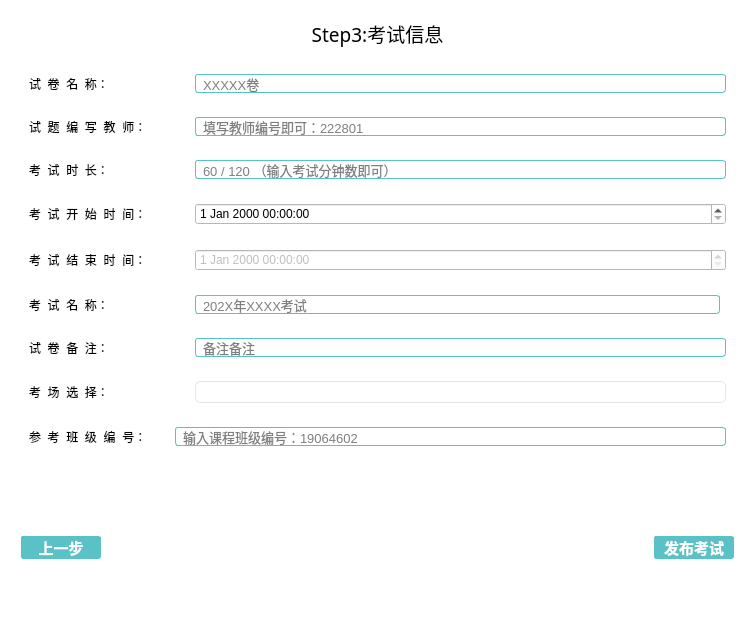
<?xml version="1.0" encoding="UTF-8"?>
<ui version="4.0">
 <class>FormCreateExam</class>
 <widget class="QWidget" name="FormCreateExam">
  <property name="geometry">
   <rect>
    <x>0</x>
    <y>0</y>
    <width>755</width>
    <height>618</height>
   </rect>
  </property>
  <property name="font">
   <font>
    <weight>75</weight>
    <bold>true</bold>
   </font>
  </property>
  <property name="windowTitle">
   <string>Form</string>
  </property>
  <property name="styleSheet">
   <string notr="true">QWidget
{
	background-color: rgb(255, 255, 255);
}

QToolButton
{
	border:none;
}

QToolButton:hover
{
	color:#72bbff;
	font: 75 12pt &quot;微软雅黑&quot;;
}

/* lineedit*/
QLineEdit {
border: 1px solid rgb(90,194,198); /* 边框宽度为1px，颜色为#A0A0A0 */
border-radius: 3px; /* 边框圆角 */
padding-left: 5px; /* 文本距离左边界有5px */
background-color: #FFFFFF; /* 背景颜色 */
color: #000000; /* 文本颜色 */
selection-background-color: #A0A0A0; /* 选中文本的背景颜色 */
selection-color: #F2F2F2; /* 选中文本的颜色 */
font-family: &quot;Microsoft YaHei&quot;; /* 文本字体族 */
font-size: 10pt; /* 文本字体大小 */
}

QLineEdit:hover { /* 鼠标悬浮在QLineEdit时的状态 */
border: 1px solid #298DFF;
border-radius: 3px;
background-color: #F2F2F2;
color: #298DFF;
selection-background-color: #298DFF;
selection-color: #F2F2F2;
}

QLineEdit[echoMode=&quot;2&quot;] { /* QLineEdit有输入掩码时的状态 */
lineedit-password-character: 9679;
lineedit-password-mask-delay: 2000;
}

QLineEdit:disabled { /* QLineEdit在禁用时的状态 */
border: 1px solid #CDCDCD;
background-color: #CDCDCD;
color: #B4B4B4;
}

QLineEdit:read-only { /* QLineEdit在只读时的状态 */
background-color: #CDCDCD;
color: #F2F2F2;
}

QPushButton {
border: 0.5px solid white;
border-radius: 3px;
background-color: #909090;
min-width: 80px;
font-family: &quot;Microsoft YaHei&quot;;
font-size:11pt;
font-weight: bold;
color:white;
}

QPushButton:enabled
{
border: 0.5px solid white;
border-radius: 3px;
background-color: rgb(90,194,198);
min-width: 80px;
font-family: &quot;Microsoft YaHei&quot;;
font-size:11pt;
font-weight: bold;
color:white;
}

QPushButton:hover {
border: 0.5px solid white;
border-radius: 3px;
background-color: #1fab89;
min-width: 80px;
font-family: &quot;Microsoft YaHei&quot;;
font-size:10pt;
font-weight: bold;
color:white;
}


QComboBox{
	font: 75 11pt &quot;微软雅黑&quot;;
color:#666666;
font-size:14px;
padding: 1px 15px 1px 3px;
border:1px solid rgba(228,228,228,1);
border-radius:5px 5px 0px 0px;
}

QComboBox::drop-down {
font: 75 11pt &quot;微软雅黑&quot;;
subcontrol-origin: padding;
subcontrol-position: top right;
width: 15px;
border:none;
}

QComboBox::down-arrow {
image: url(:/res/icon/dateDown.png);
}

QComboBox QAbstractItemView{
font: 75 11pt &quot;微软雅黑&quot;;
background:rgba(255,255,255,1);
border:1px solid rgba(228,228,228,1);
border-radius:0px 0px 5px 5px;
font-size:14px;
outline: 0px;  /*去虚线*/
}

QComboBox QAbstractItemView::item{
font: 75 11pt &quot;微软雅黑&quot;;
height:36px;
color:#666666;
padding-left:9px;
background-color:#FFFFFF;
}

QComboBox QAbstractItemView::item:hover{ /*悬浮*/
font: 75 11pt &quot;微软雅黑&quot;;
background-color:#409CE1;
color:#ffffff;
}

QComboBox QAbstractItemView::item:selected{ /*选中*/
font: 75 11pt &quot;微软雅黑&quot;;
background-color:#409CE1;
color:#ffffff;
}
QComboBox:on {
font: 75 11pt &quot;微软雅黑&quot;;
padding-top: 3px;
padding-left: 4px;
}
QComboBox::down-arrow:on {
font: 75 11pt &quot;微软雅黑&quot;;
top: 1px;
left: 1px;
}


QScrollBar::vertical {
background:transparent;
width:8px;
border:0px;
}

QScrollBar::handle:vertical {
background:#3E75FF;
width:8px;
}

QScrollBar::add-line:vertical {
background:none;
border:none;
}

QScrollBar::sub-line:vertical {
background:none;
border:none;
}

QScrollBar::add-page:vertical {
background:transparent;
border:none;
}

QScrollBar::sub-page:vertical {
background:transparent;
border:none;
}

QLabel
{
	color: rgb(0, 0, 0);
	font: 75 10pt &quot;微软雅黑&quot;;
}

#labelStep1,#labelStep2,#labelStep3,#labelStep4{
	
	font: 75 14pt &quot;微软雅黑&quot;;
}</string>
  </property>
  <layout class="QGridLayout" name="gridLayout_6">
   <item row="0" column="0">
    <widget class="QStackedWidget" name="stackedWidget">
     <property name="currentIndex">
      <number>2</number>
     </property>
     <widget class="QWidget" name="pageStep1">
      <layout class="QGridLayout" name="gridLayout_12">
       <property name="leftMargin">
        <number>0</number>
       </property>
       <property name="topMargin">
        <number>0</number>
       </property>
       <property name="rightMargin">
        <number>0</number>
       </property>
       <property name="bottomMargin">
        <number>0</number>
       </property>
       <property name="spacing">
        <number>0</number>
       </property>
       <item row="0" column="0">
        <widget class="QWidget" name="widget_6" native="true">
         <property name="maximumSize">
          <size>
           <width>16777215</width>
           <height>45</height>
          </size>
         </property>
         <layout class="QGridLayout" name="gridLayout">
          <item row="0" column="0">
           <widget class="QLabel" name="labelStep1">
            <property name="font">
             <font>
              <family>微软雅黑</family>
              <pointsize>14</pointsize>
              <weight>9</weight>
              <italic>false</italic>
              <bold>false</bold>
             </font>
            </property>
            <property name="text">
             <string>Step1:上传试题</string>
            </property>
            <property name="alignment">
             <set>Qt::AlignCenter</set>
            </property>
           </widget>
          </item>
         </layout>
        </widget>
       </item>
       <item row="1" column="0">
        <widget class="QWidget" name="widgetDownload" native="true">
         <layout class="QHBoxLayout" name="horizontalLayout_9">
          <item>
           <widget class="QToolButton" name="tBtnTxtDownload">
            <property name="font">
             <font>
              <family>微软雅黑</family>
              <pointsize>12</pointsize>
              <weight>75</weight>
              <bold>true</bold>
             </font>
            </property>
            <property name="layoutDirection">
             <enum>Qt::LeftToRight</enum>
            </property>
            <property name="text">
             <string>下载txt模板</string>
            </property>
            <property name="icon">
             <iconset resource="../icon.qrc">
              <normaloff>:/res/icon/txt.png</normaloff>:/res/icon/txt.png</iconset>
            </property>
            <property name="iconSize">
             <size>
              <width>64</width>
              <height>64</height>
             </size>
            </property>
            <property name="toolButtonStyle">
             <enum>Qt::ToolButtonTextUnderIcon</enum>
            </property>
           </widget>
          </item>
          <item>
           <widget class="QToolButton" name="tBtnExcelDownload">
            <property name="font">
             <font>
              <family>微软雅黑</family>
              <pointsize>12</pointsize>
              <weight>75</weight>
              <bold>true</bold>
             </font>
            </property>
            <property name="layoutDirection">
             <enum>Qt::LeftToRight</enum>
            </property>
            <property name="text">
             <string>下载excel模板</string>
            </property>
            <property name="icon">
             <iconset resource="../icon.qrc">
              <normaloff>:/res/icon/excel.png</normaloff>:/res/icon/excel.png</iconset>
            </property>
            <property name="iconSize">
             <size>
              <width>64</width>
              <height>64</height>
             </size>
            </property>
            <property name="toolButtonStyle">
             <enum>Qt::ToolButtonTextUnderIcon</enum>
            </property>
           </widget>
          </item>
         </layout>
        </widget>
       </item>
       <item row="2" column="0">
        <widget class="QWidget" name="widgetUpload" native="true">
         <layout class="QGridLayout" name="gridLayout_11">
          <item row="0" column="0">
           <widget class="QFrame" name="frame">
            <property name="frameShape">
             <enum>QFrame::StyledPanel</enum>
            </property>
            <property name="frameShadow">
             <enum>QFrame::Raised</enum>
            </property>
            <layout class="QGridLayout" name="gridLayout_2">
             <property name="leftMargin">
              <number>0</number>
             </property>
             <property name="topMargin">
              <number>0</number>
             </property>
             <property name="rightMargin">
              <number>0</number>
             </property>
             <property name="bottomMargin">
              <number>0</number>
             </property>
             <property name="spacing">
              <number>0</number>
             </property>
             <item row="0" column="0">
              <widget class="QToolButton" name="tBtnUpload">
               <property name="font">
                <font>
                 <family>微软雅黑</family>
                 <pointsize>12</pointsize>
                 <weight>75</weight>
                 <bold>true</bold>
                </font>
               </property>
               <property name="layoutDirection">
                <enum>Qt::LeftToRight</enum>
               </property>
               <property name="text">
                <string>  导入试题</string>
               </property>
               <property name="icon">
                <iconset resource="../icon.qrc">
                 <normaloff>:/res/icon/upload.png</normaloff>:/res/icon/upload.png</iconset>
               </property>
               <property name="iconSize">
                <size>
                 <width>32</width>
                 <height>32</height>
                </size>
               </property>
               <property name="toolButtonStyle">
                <enum>Qt::ToolButtonTextBesideIcon</enum>
               </property>
              </widget>
             </item>
            </layout>
           </widget>
          </item>
          <item row="1" column="0">
           <widget class="QLabel" name="label_9">
            <property name="maximumSize">
             <size>
              <width>16777215</width>
              <height>30</height>
             </size>
            </property>
            <property name="text">
             <string>使用excel导入较慢需要等待一段时间</string>
            </property>
            <property name="alignment">
             <set>Qt::AlignCenter</set>
            </property>
           </widget>
          </item>
         </layout>
        </widget>
       </item>
       <item row="3" column="0">
        <widget class="QWidget" name="widget" native="true">
         <property name="maximumSize">
          <size>
           <width>16777215</width>
           <height>50</height>
          </size>
         </property>
         <layout class="QGridLayout" name="gridLayout_10">
          <item row="0" column="1">
           <widget class="QPushButton" name="btnNext">
            <property name="enabled">
             <bool>false</bool>
            </property>
            <property name="text">
             <string>下一步</string>
            </property>
           </widget>
          </item>
          <item row="0" column="0">
           <spacer name="horizontalSpacer">
            <property name="orientation">
             <enum>Qt::Horizontal</enum>
            </property>
            <property name="sizeHint" stdset="0">
             <size>
              <width>40</width>
              <height>20</height>
             </size>
            </property>
           </spacer>
          </item>
         </layout>
        </widget>
       </item>
      </layout>
     </widget>
     <widget class="QWidget" name="pageStep2">
      <layout class="QGridLayout" name="gridLayout_14">
       <property name="leftMargin">
        <number>0</number>
       </property>
       <property name="topMargin">
        <number>0</number>
       </property>
       <property name="rightMargin">
        <number>0</number>
       </property>
       <property name="bottomMargin">
        <number>0</number>
       </property>
       <property name="spacing">
        <number>0</number>
       </property>
       <item row="0" column="0">
        <widget class="QWidget" name="widget_7" native="true">
         <property name="maximumSize">
          <size>
           <width>16777215</width>
           <height>45</height>
          </size>
         </property>
         <layout class="QGridLayout" name="gridLayout_4">
          <item row="0" column="0">
           <widget class="QLabel" name="labelStep2">
            <property name="font">
             <font>
              <family>微软雅黑</family>
              <pointsize>14</pointsize>
              <weight>9</weight>
              <italic>false</italic>
              <bold>false</bold>
             </font>
            </property>
            <property name="text">
             <string>Step2:试题预览</string>
            </property>
            <property name="alignment">
             <set>Qt::AlignCenter</set>
            </property>
           </widget>
          </item>
         </layout>
        </widget>
       </item>
       <item row="1" column="0">
        <widget class="QWidget" name="widget_3" native="true">
         <layout class="QGridLayout" name="gridLayout_7">
          <property name="leftMargin">
           <number>0</number>
          </property>
          <property name="topMargin">
           <number>0</number>
          </property>
          <property name="rightMargin">
           <number>0</number>
          </property>
          <property name="bottomMargin">
           <number>0</number>
          </property>
          <property name="spacing">
           <number>0</number>
          </property>
          <item row="0" column="0">
           <widget class="QSplitter" name="splitter">
            <property name="orientation">
             <enum>Qt::Horizontal</enum>
            </property>
            <widget class="QTreeWidget" name="treeWidget">
             <property name="maximumSize">
              <size>
               <width>200</width>
               <height>16777215</height>
              </size>
             </property>
             <column>
              <property name="text">
               <string>试题列表</string>
              </property>
              <property name="icon">
               <iconset resource="../icon.qrc">
                <normaloff>:/res/icon/dir.png</normaloff>:/res/icon/dir.png</iconset>
              </property>
             </column>
            </widget>
            <widget class="QWidget" name="widgetPreview" native="true">
             <widget class="QFrame" name="frame_2">
              <property name="geometry">
               <rect>
                <x>10</x>
                <y>20</y>
                <width>371</width>
                <height>231</height>
               </rect>
              </property>
              <property name="maximumSize">
               <size>
                <width>16777215</width>
                <height>500</height>
               </size>
              </property>
              <property name="frameShape">
               <enum>QFrame::StyledPanel</enum>
              </property>
              <property name="frameShadow">
               <enum>QFrame::Raised</enum>
              </property>
              <layout class="QGridLayout" name="gridLayout_3">
               <property name="topMargin">
                <number>0</number>
               </property>
               <property name="bottomMargin">
                <number>0</number>
               </property>
               <property name="spacing">
                <number>0</number>
               </property>
               <item row="0" column="0">
                <layout class="QVBoxLayout" name="vLayoutPreview">
                 <property name="spacing">
                  <number>0</number>
                 </property>
                 <property name="sizeConstraint">
                  <enum>QLayout::SetMinimumSize</enum>
                 </property>
                </layout>
               </item>
              </layout>
             </widget>
            </widget>
           </widget>
          </item>
         </layout>
        </widget>
       </item>
       <item row="2" column="0">
        <widget class="QWidget" name="widget_2" native="true">
         <property name="maximumSize">
          <size>
           <width>16777215</width>
           <height>45</height>
          </size>
         </property>
         <layout class="QGridLayout" name="gridLayout_13">
          <item row="0" column="0">
           <widget class="QPushButton" name="btnPre">
            <property name="text">
             <string>上一步</string>
            </property>
           </widget>
          </item>
          <item row="0" column="1">
           <spacer name="horizontalSpacer_2">
            <property name="orientation">
             <enum>Qt::Horizontal</enum>
            </property>
            <property name="sizeHint" stdset="0">
             <size>
              <width>378</width>
              <height>20</height>
             </size>
            </property>
           </spacer>
          </item>
          <item row="0" column="2">
           <widget class="QPushButton" name="btnNext1">
            <property name="enabled">
             <bool>false</bool>
            </property>
            <property name="text">
             <string>下一步</string>
            </property>
            <property name="checkable">
             <bool>false</bool>
            </property>
           </widget>
          </item>
         </layout>
        </widget>
       </item>
      </layout>
     </widget>
     <widget class="QWidget" name="pageStep3">
      <layout class="QGridLayout" name="gridLayout_9">
       <property name="leftMargin">
        <number>0</number>
       </property>
       <property name="topMargin">
        <number>0</number>
       </property>
       <property name="rightMargin">
        <number>0</number>
       </property>
       <property name="bottomMargin">
        <number>0</number>
       </property>
       <property name="spacing">
        <number>0</number>
       </property>
       <item row="0" column="0">
        <widget class="QWidget" name="widget_8" native="true">
         <property name="maximumSize">
          <size>
           <width>16777215</width>
           <height>45</height>
          </size>
         </property>
         <layout class="QGridLayout" name="gridLayout_5">
          <item row="0" column="0">
           <widget class="QLabel" name="labelStep3">
            <property name="font">
             <font>
              <family>微软雅黑</family>
              <pointsize>14</pointsize>
              <weight>9</weight>
              <italic>false</italic>
              <bold>false</bold>
             </font>
            </property>
            <property name="text">
             <string>Step3:考试信息</string>
            </property>
            <property name="alignment">
             <set>Qt::AlignCenter</set>
            </property>
           </widget>
          </item>
         </layout>
        </widget>
       </item>
       <item row="1" column="0">
        <widget class="QWidget" name="widget_5" native="true">
         <layout class="QGridLayout" name="gridLayout_8">
          <item row="0" column="0" colspan="2">
           <widget class="QWidget" name="widget_9" native="true">
            <layout class="QHBoxLayout" name="horizontalLayout">
             <item>
              <widget class="QLabel" name="label">
               <property name="minimumSize">
                <size>
                 <width>160</width>
                 <height>0</height>
                </size>
               </property>
               <property name="maximumSize">
                <size>
                 <width>160</width>
                 <height>16777215</height>
                </size>
               </property>
               <property name="layoutDirection">
                <enum>Qt::LeftToRight</enum>
               </property>
               <property name="text">
                <string>试  卷  名  称：</string>
               </property>
               <property name="alignment">
                <set>Qt::AlignLeading|Qt::AlignLeft|Qt::AlignVCenter</set>
               </property>
              </widget>
             </item>
             <item>
              <widget class="QLineEdit" name="leTPName">
               <property name="placeholderText">
                <string>XXXXX卷</string>
               </property>
              </widget>
             </item>
            </layout>
           </widget>
          </item>
          <item row="1" column="0" colspan="2">
           <widget class="QWidget" name="widget_10" native="true">
            <layout class="QHBoxLayout" name="horizontalLayout_2">
             <item>
              <widget class="QLabel" name="label_2">
               <property name="minimumSize">
                <size>
                 <width>160</width>
                 <height>0</height>
                </size>
               </property>
               <property name="maximumSize">
                <size>
                 <width>160</width>
                 <height>16777215</height>
                </size>
               </property>
               <property name="text">
                <string>试  题  编  写  教  师：</string>
               </property>
              </widget>
             </item>
             <item>
              <widget class="QLineEdit" name="leCTeaId">
               <property name="placeholderText">
                <string>填写教师编号即可：222801</string>
               </property>
              </widget>
             </item>
            </layout>
           </widget>
          </item>
          <item row="9" column="0" colspan="2">
           <widget class="QWidget" name="widget_17" native="true">
            <layout class="QHBoxLayout" name="horizontalLayout_12">
             <item>
              <widget class="scrolltext" name="widgetTips" native="true"/>
             </item>
            </layout>
           </widget>
          </item>
          <item row="5" column="0">
           <widget class="QWidget" name="widget_19" native="true">
            <layout class="QHBoxLayout" name="horizontalLayout_14">
             <item>
              <widget class="QLabel" name="label_11">
               <property name="minimumSize">
                <size>
                 <width>160</width>
                 <height>0</height>
                </size>
               </property>
               <property name="maximumSize">
                <size>
                 <width>160</width>
                 <height>16777215</height>
                </size>
               </property>
               <property name="text">
                <string>考  试  名  称：</string>
               </property>
              </widget>
             </item>
             <item>
              <widget class="QLineEdit" name="leEName">
               <property name="placeholderText">
                <string>202X年XXXX考试</string>
               </property>
              </widget>
             </item>
            </layout>
           </widget>
          </item>
          <item row="6" column="0" colspan="2">
           <widget class="QWidget" name="widget_16" native="true">
            <layout class="QHBoxLayout" name="horizontalLayout_8">
             <item>
              <widget class="QLabel" name="label_8">
               <property name="minimumSize">
                <size>
                 <width>160</width>
                 <height>0</height>
                </size>
               </property>
               <property name="maximumSize">
                <size>
                 <width>160</width>
                 <height>16777215</height>
                </size>
               </property>
               <property name="text">
                <string>试  卷  备  注：</string>
               </property>
              </widget>
             </item>
             <item>
              <widget class="QLineEdit" name="leEComment">
               <property name="placeholderText">
                <string>备注备注</string>
               </property>
              </widget>
             </item>
            </layout>
           </widget>
          </item>
          <item row="7" column="0" colspan="2">
           <widget class="QWidget" name="widget_14" native="true">
            <layout class="QHBoxLayout" name="horizontalLayout_6">
             <item>
              <widget class="QLabel" name="label_6">
               <property name="minimumSize">
                <size>
                 <width>120</width>
                 <height>0</height>
                </size>
               </property>
               <property name="maximumSize">
                <size>
                 <width>160</width>
                 <height>16777215</height>
                </size>
               </property>
               <property name="text">
                <string>考  场  选  择：</string>
               </property>
              </widget>
             </item>
             <item>
              <widget class="QComboBox" name="comboExamHall"/>
             </item>
            </layout>
           </widget>
          </item>
          <item row="8" column="0" colspan="2">
           <widget class="QWidget" name="widget_18" native="true">
            <layout class="QHBoxLayout" name="horizontalLayout_13">
             <item>
              <widget class="QLabel" name="label_10">
               <property name="minimumSize">
                <size>
                 <width>140</width>
                 <height>0</height>
                </size>
               </property>
               <property name="maximumSize">
                <size>
                 <width>160</width>
                 <height>16777215</height>
                </size>
               </property>
               <property name="text">
                <string>参  考  班  级  编  号：</string>
               </property>
              </widget>
             </item>
             <item>
              <widget class="QLineEdit" name="leCurriculumId">
               <property name="placeholderText">
                <string>输入课程班级编号：19064602</string>
               </property>
              </widget>
             </item>
            </layout>
           </widget>
          </item>
          <item row="4" column="0" colspan="2">
           <widget class="QWidget" name="widget_13" native="true">
            <layout class="QHBoxLayout" name="horizontalLayout_5">
             <item>
              <widget class="QLabel" name="label_5">
               <property name="minimumSize">
                <size>
                 <width>120</width>
                 <height>0</height>
                </size>
               </property>
               <property name="maximumSize">
                <size>
                 <width>160</width>
                 <height>16777215</height>
                </size>
               </property>
               <property name="text">
                <string>考  试  结  束  时  间：</string>
               </property>
              </widget>
             </item>
             <item>
              <widget class="QDateTimeEdit" name="dteEnd">
               <property name="enabled">
                <bool>false</bool>
               </property>
              </widget>
             </item>
            </layout>
           </widget>
          </item>
          <item row="2" column="0" colspan="2">
           <widget class="QWidget" name="widget_11" native="true">
            <layout class="QHBoxLayout" name="horizontalLayout_3">
             <item>
              <widget class="QLabel" name="label_3">
               <property name="minimumSize">
                <size>
                 <width>160</width>
                 <height>0</height>
                </size>
               </property>
               <property name="maximumSize">
                <size>
                 <width>160</width>
                 <height>16777215</height>
                </size>
               </property>
               <property name="text">
                <string>考  试  时  长：</string>
               </property>
              </widget>
             </item>
             <item>
              <widget class="QLineEdit" name="leDuration">
               <property name="placeholderText">
                <string>60 / 120 （输入考试分钟数即可）</string>
               </property>
              </widget>
             </item>
            </layout>
           </widget>
          </item>
          <item row="3" column="0" colspan="2">
           <widget class="QWidget" name="widget_12" native="true">
            <layout class="QHBoxLayout" name="horizontalLayout_4">
             <item>
              <widget class="QLabel" name="label_4">
               <property name="minimumSize">
                <size>
                 <width>120</width>
                 <height>0</height>
                </size>
               </property>
               <property name="maximumSize">
                <size>
                 <width>160</width>
                 <height>16777215</height>
                </size>
               </property>
               <property name="text">
                <string>考  试  开  始  时  间：</string>
               </property>
              </widget>
             </item>
             <item>
              <widget class="QDateTimeEdit" name="dteStart"/>
             </item>
            </layout>
           </widget>
          </item>
         </layout>
        </widget>
       </item>
       <item row="2" column="0">
        <widget class="QWidget" name="widget_4" native="true">
         <layout class="QHBoxLayout" name="horizontalLayout_11">
          <item>
           <widget class="QPushButton" name="btnPre1">
            <property name="text">
             <string>上一步</string>
            </property>
           </widget>
          </item>
          <item>
           <spacer name="horizontalSpacer_3">
            <property name="orientation">
             <enum>Qt::Horizontal</enum>
            </property>
            <property name="sizeHint" stdset="0">
             <size>
              <width>498</width>
              <height>20</height>
             </size>
            </property>
           </spacer>
          </item>
          <item>
           <widget class="QPushButton" name="btnCommitExamination">
            <property name="enabled">
             <bool>true</bool>
            </property>
            <property name="text">
             <string>发布考试</string>
            </property>
           </widget>
          </item>
         </layout>
        </widget>
       </item>
      </layout>
     </widget>
    </widget>
   </item>
  </layout>
 </widget>
 <customwidgets>
  <customwidget>
   <class>scrolltext</class>
   <extends>QWidget</extends>
   <header location="global">scrolltext.h</header>
   <container>1</container>
  </customwidget>
 </customwidgets>
 <resources>
  <include location="../icon.qrc"/>
 </resources>
 <connections/>
</ui>
